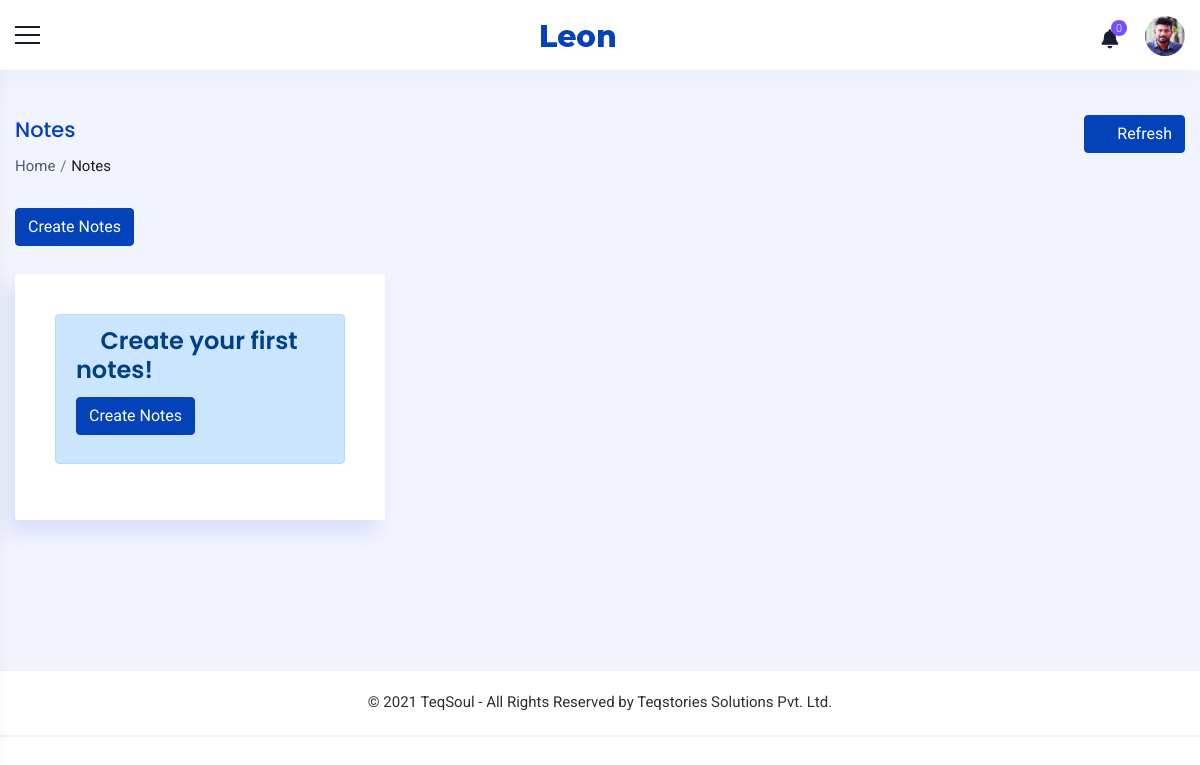
/user/notes/ (signed in), run on an earlier commit of the app's database.
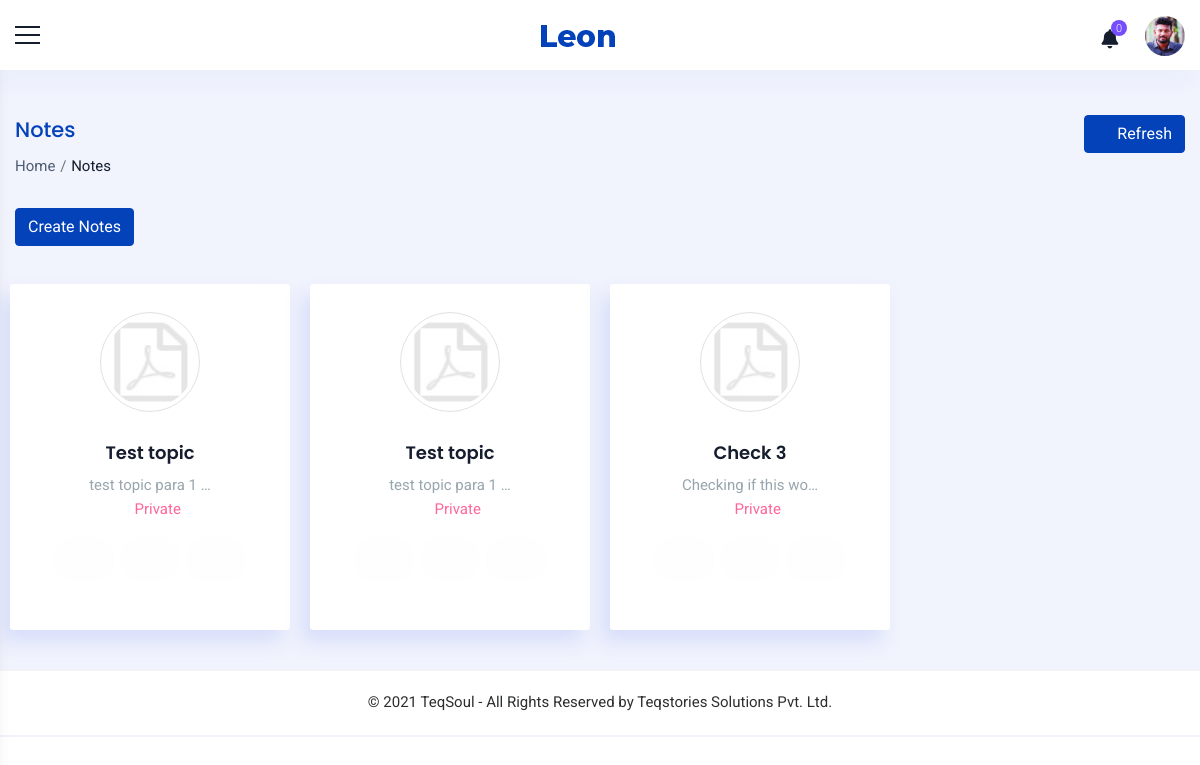
And on a later commit of the database.
### accounts/models.py (models this page shows, shortened)
class Staff(models.Model):
    value= (
    ('1', 'Operations'),
    ('2', 'Sales'),
    ('3', 'Trainer'),
    ('4', 'Admin'),
    ('5', 'Operations Manager'),
    ('6', 'Sales Manager'),
    ('7', 'Trainer Manager'),
    )
    user = models.OneToOneField(User,on_delete=models.CASCADE,null=True,blank=True)
    name = models.CharField(max_length=100,null=True, blank=True)
    empid = models.CharField(max_length=100,null=True, blank=True)
    mobile = models.CharField(max_length=10,null=True, blank=True)
    email = models.EmailField(max_length=200,null=True, blank=True)
    sex = models.CharField(max_length=10,null=True,choices=sex_choices, blank=True)
    dob = models.DateField(null=True, blank=True)
    doj = models.DateField(null=True, blank=True)
    blood_group = models.CharField(max_length=100,null=True, blank=True,choices=groups)
    house = models.CharField(max_length=100,null=True, blank=True)
    street =models.CharField(max_length=100,null=True, blank=True)
    street2 =models.CharField(max_length=100,null=True, blank=True)
    city = models.CharField(max_length=100,null=True, blank=True)
    state = models.CharField(max_length=100,null=True,choices=state, blank=True)
    pin = models.CharField(max_length=100,null=True,blank=True)
    stype = models.CharField(max_length=100,null=True,choices=value, blank=True)
    status = models.CharField(max_length=20,choices=(('Active','Active'),('Inactive','Inactive')),default='Active')
    profile_pic = models.ImageField(null=True, blank=True,upload_to='images/dp/',default='accounts/static/images/user3.png')
    facebook = models.CharField(max_length=1000, null=True, blank=True)
    linkedin = models.CharField(max_length=1000, null=True, blank=True)
    instagram = models.CharField(max_length=1000, null=True, blank=True)
    approval = models.BooleanField(null=True, blank=True, default=False)
    class Meta:
        unique_together = [['name']]

class Notes(models.Model):
    user = models.ForeignKey(User, on_delete=models.CASCADE,null=True, blank=True)
    topic = models.CharField(max_length=1000, null=True, blank=True)
    description = models.TextField(max_length=5000,null=True, blank=True)
    attachment = models.FileField(null=True, blank=True)
    created_on = models.DateField(null=True, blank=True)
    created_at = models.TimeField(null=True, blank=True)
    modified_on = models.DateField(null=True, blank=True)
    modified_at = models.TimeField(null=True, blank=True)
    url = models.CharField(max_length=1000, null=True, blank=True)
    public = models.BooleanField(default=False)

### accounts/views.py (the view, shortened to what this page needs)
# urls.py: path('user/notes/',UserNotes.as_view(),name='user_notes'),
class UserNotes(View):
    def get(self, request):
        user = request.user
        if request.user.is_authenticated:
            try:
                staff = Staff.objects.get(user=request.user)
                notes = Notes.objects.filter(user=user)
                notify = Notifications(staff)
                count = CountNotifications(notify)
                form = AddNotesForm()
                context ={'count':count,'notify':notify,'staff':staff,'notes':notes,'form':form}
            finally:
                return render(request,'common/notes.html',context)
        else:
            return redirect('home')

### accounts/functions.py (called while the page is built)
def Notifications(staff):
    notifications = Notification.objects.filter(user1=staff,status='2').order_by('-date').order_by('-time')
    return notifications

def CountNotifications(notifications):
    count = 0
    for i in notifications:
        count = count +1
    return count

### accounts/templates/common/notes.html (shortened to what this page needs)
{% extends 'common/main.html' %}
{% load static %}
{% block content %}
{% include 'common/header.html' %}
<div class="container_full">
    <div class="content_wrapper bg_homebefore inner-wrapper tables-sec">
        <div class="container-fluid">
            <div class="breadcrumbbar">
                <div class="row">
                    <div class="col-md-8 col-lg-8">
                        <h4 class="page-title">Notes</h4>
                        <div class="breadcrumb-list">
                            <ol class="breadcrumb">
                                <li class="breadcrumb-item"><a href="{% url 'home' %}">Home</a></li>
                                <li class="breadcrumb-item active" aria-current="page">Notes</li>
                            </ol>
                        </div>
                    </div>
                    <div class="col-md-4 col-lg-4 mr-0">
                        <div class="widgetbar">
                            <button class="btn btn-primary" onclick="window.location.reload()"><i class="ti ti-reload mr-2"></i>Refresh</button>
                        </div>
                    </div>
                </div>
            </div>
        <div class="row">
            <div class="col-sm-4">
                <button type="button" class="btn btn-primary mt-1" data-toggle="modal" data-target="#varying-modal" data-whatever="@getbootstrap">Create Notes</button>
                                {% load widget_tweaks %}
            </div>
            <br><br><br>
          </div>
          <div class="row">
            {% for i in notes %}
            <div class="col-md-3 col-12" style="padding:10px">
              <div class="text-center card">
                <div class="member-card pt-2 pb-2">
                  <div class="thumb-lg member-thumb m-b-10 mx-auto"> <img src="{% static 'images/pdf-attachment.jpg' %}" class="rounded-circle img-thumbnail" alt="{{i.topic}}" style="width: 100px;height:100px"> </div>
                  <div class="card-body">
                    <h4 class="m-b-5">{{i.topic|truncatechars_html:15}}</h4>
                    <p class="text-muted">{{i.description|truncatechars_html:20}} <br>
                        {% if i.public == False  %}
                        <span> <a href="javascript:void(0)" class="text-pink" data-toggle="tooltip" data-placement="left" title="Click to change the visibility to public." onclick="makepublic('{{i.id}}')"><i class="ti ti-key"></i> Private</a> </span>
                        {% elif i.public == True %}
                        <span> <a href="javascript:void(0)" class="text-pink" data-toggle="tooltip" data-placement="left" title="Click to change the visibility to private." onclick="makepublic('{{i.id}}')"><i class="ti ti-eye"></i> Public</a> </span>
                        {% endif %}
                    </p>
                    <div class="">
                        <center>
                          <a class="btn btn-rounded btn-light-rgba col-3 btn-sm" data-toggle="tooltip" data-placement="left" title="Edit the contents." ><i class="ti ti-pencil"></i></a>
                          <a class="btn btn-rounded btn-light-rgba col-3 btn-sm" data-toggle="tooltip" data-placement="bottom" title="Copy link." onclick="copylink('/notes/{{i.id}}/')"><i class="ti ti-link"></i></a>
                          <a class="btn btn-rounded btn-light-rgba col-3 btn-sm" data-toggle="tooltip" data-placement="right" title="Once deleted this will be lost permanently." onclick="trash('{{i.id}}')"><i class="ti ti-trash"></i></a>
                        </center>
                    </div>
                  </div>
                </div>
              </div>
            </div>
            {% empty %}
            <div class="col-md-4 col-12">
                <div class="card m-b-30">
                  <div class="card-body">
                    <div class="alert-list">
                      <div class="alert alert-primary" role="alert">
                        <h4 class="alert-heading"><i class="ti ti-notepad"></i> Create your first notes!</h4>
                        <p><button type="button" class="btn btn-primary mt-1" data-toggle="modal" data-target="#varying-modal" data-whatever="@getbootstrap">Create Notes</button></p>
                                        {% load widget_tweaks %}
                      </div>
                    </div>
                  </div>
                </div>
              </div>
            {% endfor %}
          </div>
        </div>
    </div>
    {% include 'common/footer.html' %}
</div>
{% endblock %}

### accounts/templates/common/main.html (shortened to what this page needs)
{% load static %}
<!doctype html>
<html>
<head>
<link href="{% static 'css/plugins.css' %}" rel="stylesheet" >
<link href="{% static 'css/style.css' %}" rel="stylesheet">
<link rel="stylesheet" href="https://unpkg.com/@icon/themify-icons/themify-icons.css">
<link rel="stylesheet" href="https://cdnjs.cloudflare.com/ajax/libs/font-awesome/6.0.0-beta2/css/all.min.css" />
</head>
<body>
<div class="wrapper">
    {% block content %}
    {% endblock %}
</div>
</body>
</html>

### accounts/templates/common/header.html (shortened to what this page needs)
{% load static %}
<div class="header-bg">
    <header class="main-header">
      <div class="container_header phone_view border_top_bott">
        <div class="row">
          <div class="col-md-12 d-flex justify-content-between align-items-center">
            <div class="menu-icon"> <a href="javascript:void(0)" class="menu-toggler sidebar-toggler"></a> </div>
            <div class="logo d-flex align-items-center justify-content-center"> <a href="javascript:void(0)"> <strong
                  class="logo_icon"> <img src="{% static 'images/small-logo.png' %}" alt=""> </strong>  </a> </div>
            <div class="right_detail">
              <div class="row d-flex align-items-center justify-content-end">
                <div class="col-xl-12 col-12 d-flex justify-content-end">
                  <div class="right_bar_top d-flex align-items-center">
                    {% if staff %}
                        {% include 'common/notifications.html' %}
                        <div class="dropdown dropdown-user"> <a href="javascript:void(0)" class="dropdown-toggle"
                            data-toggle="dropdown" data-hover="dropdown" data-close-others="true" aria-expanded="true"> <img
                              class="img-circle pro_pic" src="{{staff.profile_pic.url}}" alt="{{staff.name}}"> </a>
                        </div>
                    {% endif %}
                  </div>
                </div>
              </div>
            </div>
          </div>
        </div>
      </div>
    </header>
  </div>

### accounts/templates/common/notifications.html (shortened to what this page needs)
<div class="dropdown dropdown-notification"> <a href="javascript:void(0)" onclick="read()" class="dropdown-toggle"
    data-toggle="dropdown" data-hover="dropdown" data-close-others="true" aria-expanded="false"> <i
      class="fa fa-bell"></i> <span class="badge_coun"> {{count}} </span> </a>
</div>

### accounts/templates/common/footer.html
<div class="row">
    <div class="col-lg-12">
      <div class="footerbar">
        <footer class="footer">
          <p class="mb-0">© <span id="year"></span> TeqSoul - All Rights Reserved by Teqstories Solutions Pvt. Ltd.</p>
        </footer>
      </div>
    </div>
  </div>

### accounts/static/css/style.css (style rules this page uses)
* { margin: 0; padding: 0; }
body { font-family: 'Roboto', sans-serif; font-size: 15px; line-height: 1.57143; font-weight: 400; color: #2d2e2e; }
h1, h2, h3, h4, h5, h6 { font-family: Poppins, sans-serif; margin-top: 0; font-weight: 600; color: #151d2e; }
a { color: #2d2e2e; transition: all 0.3s ease 0s; }
a, a:hover, a:active, a:focus { outline: none; text-decoration: none; }
i { transition: all 0.4s ease-in-out 0s; }
ul, li { list-style: outside none none; }
.img-circle { border-radius: 50%; }
.rounded-circle { border-radius: 50% !important; }
.text-muted { color: #98a6ad !important; }
.text-pink { color: #ff679b !important; }
.btn-primary { color: #ffffff; background-color: #0442ba; border-color: #0442ba; box-shadow: none; }
.container_full { background: #f1f3fd; margin-top: 70px; position: relative; min-height: calc(100vh - 133px); overflow-x: hidden; }
.content_wrapper { margin-left: 0; margin-right: 0px; margin-top: 0; min-height: 600px; padding: 25px 0px 0px 0px; position: relative; }
.bg_homebefore { position: relative; }
.content_wrapper { padding-top: 25px; transition: all 0.3s; margin-left: 0px; }
.card { border-radius: 3px; background-color: #ffffff; box-shadow: -8px 12px 18px 0 rgba(209, 218, 249, 0.8); border: none; }
.breadcrumbbar { margin: 20px 0 25px; padding: 0; background-color: transparent; border-radius: 3px; }
.breadcrumbbar .page-title { color: #0442ba; font-size: 21px; font-weight: 500; line-height: 30px; margin-bottom: 10px; }
.breadcrumbbar .breadcrumb-list { text-align: left; }
.breadcrumbbar .breadcrumb { margin: 0; padding: 0; display: inline-flex; background-color: transparent; }
.breadcrumbbar .breadcrumb .breadcrumb-item a { color: #4e5d71; }
.breadcrumbbar .breadcrumb .breadcrumb-item.active { color: #151d2e; }
.breadcrumbbar .breadcrumb-item + .breadcrumb-item { padding-left: 0.3rem; }
.breadcrumbbar .breadcrumb-item + .breadcrumb-item::before { padding-right: 0.3rem; }
.breadcrumbbar .widgetbar { text-align: right; }
.btn-light-rgba { background-color: rgba(244, 245, 247, 0.1); border: none; color: #4e5d71; }
.btn-rounded { border-radius: 20px; }
.member-card h4 { line-height: 22px; font-size: 18px; margin: 10px 0; }
.member-card .btn { border-radius: 2px; font-size: 14px; outline: none !important; padding: 0.74rem 1.94rem; }
.member-card .btn-rounded { border-radius: 2em; }
.tables-sec .card { padding: 20px; }
.footerbar { padding: 20px 30px; text-align: center; background-color: #ffffff; border-top: 1px solid rgba(0, 0, 0, 0.05); }

What changed in the data, as far as the page shows it:
added Notes: topic "Test topic", description "test topic para 1 …"
added Notes: topic "Test topic", description "test topic para 1 …"
added Notes: topic "Check 3", description "Checking if this wo…"
Also different on the page:
text no longer shown: "Create your first notes! Create Notes"
